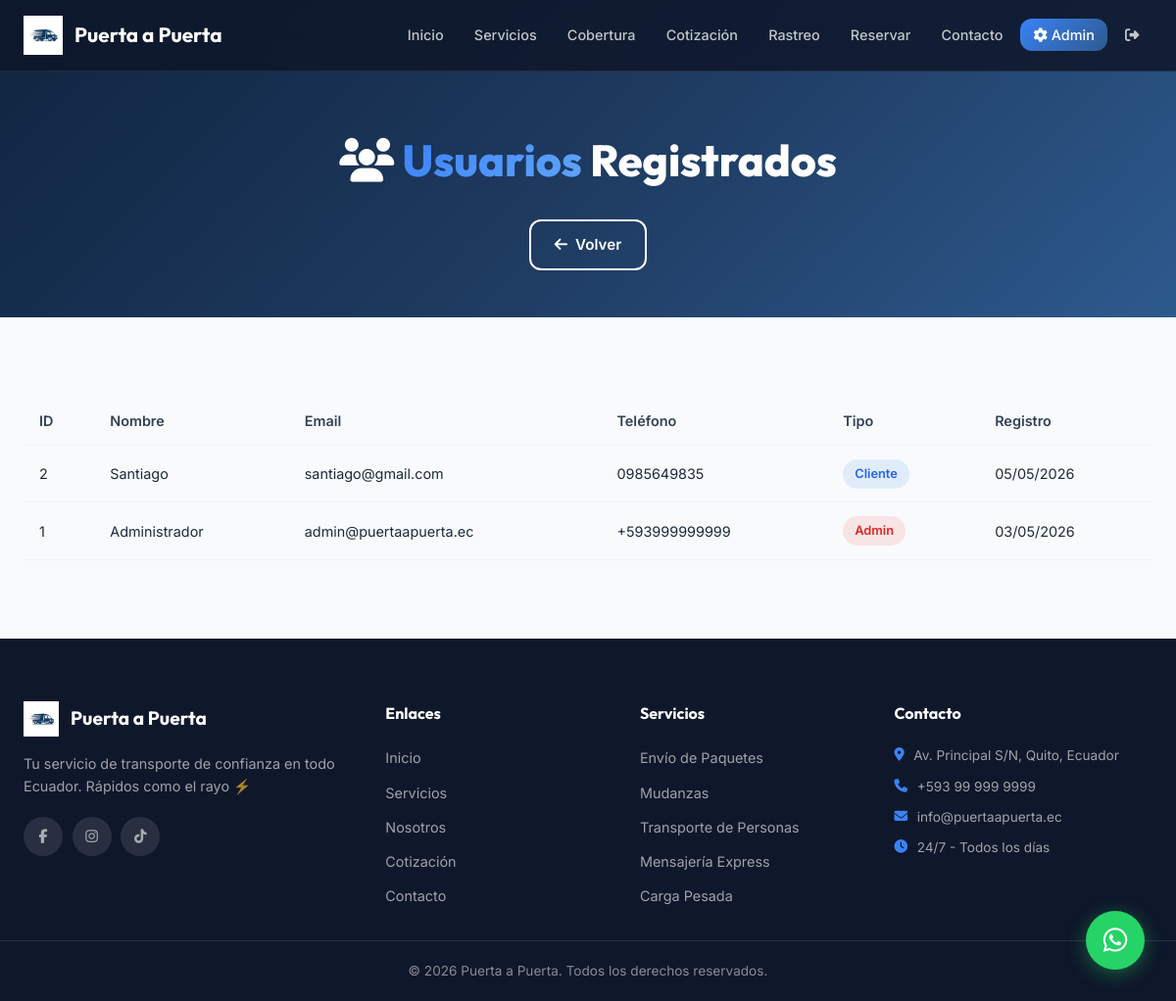
Screenshot of /admin/usuarios (signed in) with the database file from the repository.
### models.py (models this page shows, shortened)
class Usuario(UserMixin, db.Model):
    __tablename__ = 'usuarios'
    id = db.Column(db.Integer, primary_key=True)
    nombre = db.Column(db.String(100), nullable=False)
    email = db.Column(db.String(120), unique=True, nullable=False)
    telefono = db.Column(db.String(20))
    password_hash = db.Column(db.String(256), nullable=False)
    es_admin = db.Column(db.Boolean, default=False)
    fecha_registro = db.Column(db.DateTime, default=datetime.utcnow)
    pedidos = db.relationship('Pedido', backref='cliente', lazy=True)
    reservas = db.relationship('Reserva', backref='cliente', lazy=True)

### app.py (the view)
@app.route('/admin/usuarios')
@login_required
@admin_required
def admin_usuarios():
    usuarios = Usuario.query.order_by(Usuario.fecha_registro.desc()).all()
    return render_template('admin/usuarios.html', usuarios=usuarios)

### app.py (called while the page is built)
@login_manager.user_loader
def load_user(user_id):
    return Usuario.query.get(int(user_id))

def admin_required(f):
    @wraps(f)
    def decorated_function(*args, **kwargs):
        if not current_user.is_authenticated or not current_user.es_admin:
            flash('No tienes permisos para acceder a esta página.', 'danger')
            return redirect(url_for('index'))
        return f(*args, **kwargs)
    return decorated_function

@app.context_processor
def inject_config():
    return {
        'whatsapp': app.config['WHATSAPP_NUMBER'],
        'telefono': app.config['TELEFONO'],
        'email_contacto': app.config['EMAIL'],
        'direccion': app.config['DIRECCION'],
        'facebook': app.config['FACEBOOK'],
        'instagram': app.config['INSTAGRAM'],
        'tiktok': app.config['TIKTOK'],
        'precio_km': app.config['PRECIO_POR_KM'],
        'precio_kg': app.config['PRECIO_POR_KG'],
        'year': datetime.utcnow().year,
    }

### templates/admin/usuarios.html (shortened to what this page needs)
{% extends "base.html" %}
{% block content %}
<section class="page-hero admin-hero">
    <div class="container">
        <h1 class="page-title"><i class="fas fa-users"></i> <span class="text-gradient">Usuarios</span> Registrados</h1>
        <div class="page-actions">
            <a href="{{ url_for('admin_dashboard') }}" class="btn btn-outline"><i class="fas fa-arrow-left"></i> Volver</a>
        </div>
    </div>
</section>
<section class="section">
    <div class="container">
        <div class="table-responsive">
            <table class="data-table">
                <thead>
                    <tr><th>ID</th><th>Nombre</th><th>Email</th><th>Teléfono</th><th>Tipo</th><th>Registro</th></tr>
                </thead>
                <tbody>
                    {% for u in usuarios %}
                    <tr>
                        <td>{{ u.id }}</td>
                        <td>{{ u.nombre }}</td>
                        <td>{{ u.email }}</td>
                        <td>{{ u.telefono or '-' }}</td>
                        <td>{% if u.es_admin %}<span class="status-badge status-admin">Admin</span>{% else %}<span class="status-badge status-cliente">Cliente</span>{% endif %}</td>
                        <td>{{ u.fecha_registro.strftime('%d/%m/%Y') }}</td>
                    </tr>
                    {% endfor %}
                </tbody>
            </table>
        </div>
    </div>
</section>
{% endblock %}

### templates/base.html (shortened to what this page needs)
<!DOCTYPE html>
<html lang="es">
<head>
    <link rel="stylesheet" href="https://cdnjs.cloudflare.com/ajax/libs/font-awesome/6.5.1/css/all.min.css">
    <link rel="stylesheet" href="{{ url_for('static', filename='css/style.css') }}">
</head>
<body>
    <nav class="navbar" id="navbar">
        <div class="nav-container">
            <a href="{{ url_for('index') }}" class="nav-logo">
                <img src="{{ url_for('static', filename='images/logo.png') }}" alt="Puerta a Puerta Logo" class="nav-logo-img">
                <span class="nav-logo-text">Puerta a Puerta</span>
            </a>
            <ul class="nav-menu" id="navMenu">
                <li><a href="{{ url_for('index') }}" class="nav-link">Inicio</a></li>
                <li><a href="{{ url_for('servicios') }}" class="nav-link">Servicios</a></li>
                <li><a href="{{ url_for('cobertura') }}" class="nav-link">Cobertura</a></li>
                <li><a href="{{ url_for('cotizacion') }}" class="nav-link">Cotización</a></li>
                <li><a href="{{ url_for('rastreo') }}" class="nav-link">Rastreo</a></li>
                <li><a href="{{ url_for('reservar') }}" class="nav-link">Reservar</a></li>
                <li><a href="{{ url_for('contacto') }}" class="nav-link">Contacto</a></li>
                {% if current_user.is_authenticated %}
                    {% if current_user.es_admin %}
                        <li><a href="{{ url_for('admin_dashboard') }}" class="nav-link nav-link-highlight"><i class="fas fa-cog"></i> Admin</a></li>
                    {% else %}
                        <li><a href="{{ url_for('cliente_dashboard') }}" class="nav-link nav-link-highlight"><i class="fas fa-user"></i> Mi Panel</a></li>
                    {% endif %}
                    <li><a href="{{ url_for('logout') }}" class="nav-link"><i class="fas fa-sign-out-alt"></i></a></li>
                {% else %}
                    <li><a href="{{ url_for('login') }}" class="nav-link nav-link-highlight"><i class="fas fa-user"></i> Ingresar</a></li>
                {% endif %}
            </ul>
        </div>
    </nav>
    <main>
        {% block content %}{% endblock %}
    </main>
    <footer class="footer">
        <div class="footer-top">
            <div class="container">
                <div class="footer-grid">
                    <div class="footer-col">
                        <div class="footer-brand">
                            <img src="{{ url_for('static', filename='images/logo.png') }}" alt="Logo" class="footer-logo-img">
                            <h3>Puerta a Puerta</h3>
                        </div>
                        <p class="footer-desc">Tu servicio de transporte de confianza en todo Ecuador. Rápidos como el rayo ⚡</p>
                        <div class="footer-social">
                            <a href="{{ facebook }}" target="_blank" aria-label="Facebook"><i class="fab fa-facebook-f"></i></a>
                            <a href="{{ instagram }}" target="_blank" aria-label="Instagram"><i class="fab fa-instagram"></i></a>
                            <a href="{{ tiktok }}" target="_blank" aria-label="TikTok"><i class="fab fa-tiktok"></i></a>
                        </div>
                    </div>
                    <div class="footer-col">
                        <h4>Enlaces</h4>
                        <ul>
                            <li><a href="{{ url_for('index') }}">Inicio</a></li>
                            <li><a href="{{ url_for('servicios') }}">Servicios</a></li>
                            <li><a href="{{ url_for('nosotros') }}">Nosotros</a></li>
                            <li><a href="{{ url_for('cotizacion') }}">Cotización</a></li>
                            <li><a href="{{ url_for('contacto') }}">Contacto</a></li>
                        </ul>
                    </div>
                    <div class="footer-col">
                        <h4>Servicios</h4>
                        <ul>
                            <li><a href="{{ url_for('servicios') }}">Envío de Paquetes</a></li>
                            <li><a href="{{ url_for('servicios') }}">Mudanzas</a></li>
                            <li><a href="{{ url_for('servicios') }}">Transporte de Personas</a></li>
                            <li><a href="{{ url_for('servicios') }}">Mensajería Express</a></li>
                            <li><a href="{{ url_for('servicios') }}">Carga Pesada</a></li>
                        </ul>
                    </div>
                    <div class="footer-col">
                        <h4>Contacto</h4>
                        <ul class="footer-contact">
                            <li><i class="fas fa-map-marker-alt"></i> {{ direccion }}</li>
                            <li><i class="fas fa-phone"></i> {{ telefono }}</li>
                            <li><i class="fas fa-envelope"></i> {{ email_contacto }}</li>
                            <li><i class="fas fa-clock"></i> 24/7 - Todos los días</li>
                        </ul>
                    </div>
                </div>
            </div>
        </div>
        <div class="footer-bottom">
            <div class="container">
                <p>&copy; {{ year }} Puerta a Puerta. Todos los derechos reservados.</p>
            </div>
        </div>
    </footer>
    <a href="https://wa.me/{{ whatsapp }}?text=Hola%2C%20necesito%20información%20sobre%20sus%20servicios%20de%20transporte"
       class="whatsapp-float" target="_blank" aria-label="Chat por WhatsApp" id="whatsappBtn">
        <i class="fab fa-whatsapp"></i>
    </a>
</body>
</html>

### static/css/style.css (style rules this page uses)
:root { --primary: #1e3a5f; --primary-light: #2d5a8e; --primary-dark: #0f2440; --primary-glow: rgba(30, 58, 95, 0.3); --accent: #3b82f6; --accent-light: #60a5fa; --gray-50: #f8fafc; --gray-100: #f1f5f9; --gray-200: #e2e8f0; --gray-300: #cbd5e1; --gray-400: #94a3b8; --gray-500: #64748b; --gray-600: #475569; --gray-700: #334155; --gray-800: #1e293b; --gray-900: #0f172a; --success: #10b981; --warning: #f59e0b; --danger: #ef4444; --info: #06b6d4; --white: #ffffff; --green-bg: rgba(16,185,129,.12); --purple-bg: rgba(139,92,246,.12); --orange-bg: rgba(245,158,11,.12); --red-bg: rgba(239,68,68,.12); --teal-bg: rgba(6,182,212,.12); --radius: 12px; --radius-lg: 20px; --radius-full: 9999px; --shadow-sm: 0 1px 3px rgba(0,0,0,.08); --shadow: 0 4px 16px rgba(0,0,0,.1); --shadow-lg: 0 12px 40px rgba(0,0,0,.15); --shadow-xl: 0 20px 60px rgba(0,0,0,.2); --transition: all .3s cubic-bezier(.4,0,.2,1); --font: 'Inter', -apple-system, sans-serif; --font-display: 'Outfit', 'Inter', sans-serif; }
*, *::before, *::after { box-sizing: border-box; margin: 0; padding: 0; }
html { scroll-behavior: smooth; }
body { font-family: var(--font); color: var(--gray-800); background: var(--gray-50); line-height: 1.6; -webkit-font-smoothing: antialiased; }
a { text-decoration: none; color: inherit; }
ul { list-style: none; }
img { max-width: 100%; height: auto; display: block; }
.container { max-width: 1200px; margin: 0 auto; padding: 0 1.5rem; }
.text-gradient { background: linear-gradient(135deg, var(--accent), var(--accent-light)); -webkit-background-clip: text; -webkit-text-fill-color: transparent; background-clip: text; }
.btn { display: inline-flex; align-items: center; gap: .5rem; padding: .75rem 1.5rem; border-radius: var(--radius); font-weight: 600; font-size: .95rem; transition: var(--transition); border: 2px solid transparent; white-space: nowrap; }
.btn-outline { border-color: var(--white); color: var(--white); background: transparent; }
.navbar { position: fixed; top: 0; left: 0; right: 0; z-index: 1000; background: rgba(15, 23, 42, 0.85); backdrop-filter: blur(20px); border-bottom: 1px solid rgba(255,255,255,.08); transition: var(--transition); }
.nav-container { max-width: 1200px; margin: 0 auto; padding: 0 1.5rem; display: flex; align-items: center; justify-content: space-between; height: 72px; }
.nav-logo { display: flex; align-items: center; gap: .75rem; }
.nav-logo-img { width: 40px; height: 40px; object-fit: contain; }
.nav-logo-text { font-family: var(--font-display); font-size: 1.3rem; font-weight: 700; color: var(--white); }
.nav-menu { display: flex; align-items: center; gap: .25rem; }
.nav-link { color: rgba(255,255,255,.75); padding: .5rem .85rem; border-radius: var(--radius); font-size: .9rem; font-weight: 500; transition: var(--transition); }
.nav-link-highlight { background: linear-gradient(135deg, var(--accent), var(--primary-light)); color: var(--white) !important; }
.section { padding: 5rem 0; }
.page-hero { background: linear-gradient(135deg, var(--primary-dark), var(--primary), var(--primary-light)); padding: 8rem 0 3rem; text-align: center; }
.page-title { font-family: var(--font-display); font-size: 2.8rem; font-weight: 800; color: var(--white); margin-bottom: .5rem; }
.page-actions { display: flex; gap: 1rem; justify-content: center; margin-top: 1.5rem; }

### static/css/components.css (style rules this page uses)
.status-badge { display: inline-block; padding: .3rem .75rem; border-radius: var(--radius-full); font-size: .8rem; font-weight: 600; }
.status-admin { background: rgba(239,68,68,.12); color: #dc2626; }
.status-cliente { background: rgba(59,130,246,.12); color: #2563eb; }
.table-responsive { overflow-x: auto; }
.data-table { width: 100%; border-collapse: collapse; }
.data-table th, .data-table td { padding: .85rem 1rem; text-align: left; font-size: .9rem; border-bottom: 1px solid var(--gray-100); }
.data-table th { background: var(--gray-50); font-weight: 600; color: var(--gray-700); white-space: nowrap; }
.admin-hero { background: linear-gradient(135deg, var(--gray-900), var(--primary-dark), var(--primary)); }

### rows the page displays
Usuario: id "2", nombre "Santiago", email "santiago@gmail.com", telefono "0985649835", es_admin "Cliente", fecha_registro "05/05/2026"
Usuario: id "1", nombre "Administrador", email "admin@puertaapuerta.ec", telefono "+593999999999", es_admin "Admin", fecha_registro "03/05/2026"

### other values shown
{{ direccion }} "Av. Principal S/N, Quito, Ecuador"
{{ telefono }} "+593 99 999 9999"
{{ email_contacto }} "info@puertaapuerta.ec"
